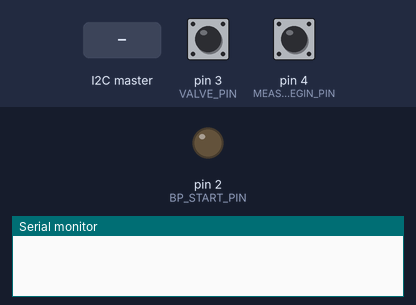
The sketch below on a simulated Arduino Uno, built with avr-gcc and run on an emulated ATmega328P. Shown: output pins drawn as LEDs (lit = HIGH), the last lines printed to the serial monitor. Dashed ring = blinking. Inputs (shaded band) come from the test bench; at power-on: pin 4 (MEASURE_BEGIN_PIN) HIGH, pin 3 (VALVE_PIN) LOW.

Above: at 1.2 s.
1.3 s: pin 4 (MEASURE_BEGIN_PIN) pulled LOW for 0.15 s
At 1.4 s:
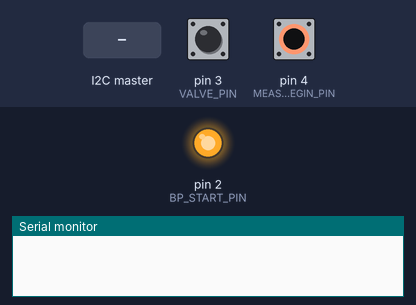
3.0 s: pin 3 (VALVE_PIN) driven HIGH
6.0 s: the I2C master sends the byte 1
9.0 s: pin 3 (VALVE_PIN) driven LOW and pin 4 (MEASURE_BEGIN_PIN) driven LOW
At 10.1 s:
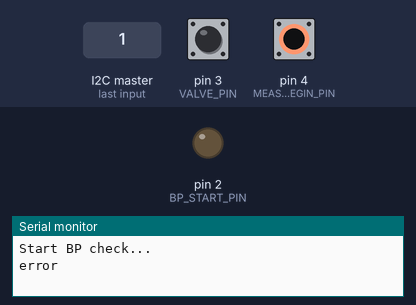
12.0 s: pin 3 (VALVE_PIN) pulsed HIGH 5 times (0.12 s each, 0.3 s apart)
At 16.6 s:
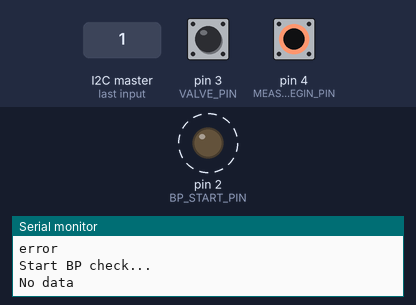
Timing chart, 0 to 17.5 s (numbered marks = the images above; inputs shaded):
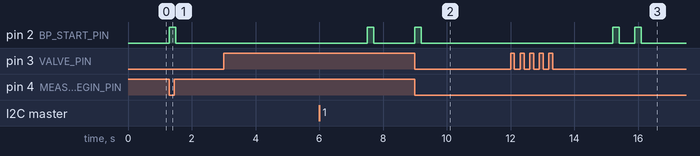

The sketch:

blood_prressure_sensor.ino
```cpp
#include <Wire.h>                // i2c library for arduino.

// MACRO Definitions
#define BP_START_PIN (2)         // start button of the blood pressure monitor device. replaced a transistor.
#define VALVE_PIN (3)            // checks if the measurement is done.
#define MEASURE_BEGIN_PIN (4)    // indicates that a measurement should start. this can be connected to switch or another MCU or raspberry pi.

volatile byte i2c_data_rx;       // indicates there are available data from the i2c bus.
volatile uint16_t count;         // indicates the total number of data collected.
volatile uint8_t sys, dia, hr;   // stored the measure values: systolic, diastolic and heart rate.

void setup()
{
  Serial.begin(115200);
  pinMode(BP_START_PIN, OUTPUT);
  pinMode(VALVE_PIN, INPUT);
  pinMode(MEASURE_BEGIN_PIN, INPUT_PULLUP);
  Wire.begin(0x50);                           // the address of the EEPROM is 0x50. The arduino should be the same.
  Wire.onReceive(receiveEvent);               // this is the interrupt initialization for the i2c data.
}

void loop()
{
  if (digitalRead(MEASURE_BEGIN_PIN) == 0)        // The arduino is instructed to start the measurement.
  {
    digitalWrite(BP_START_PIN, HIGH);             // Emulating a push on the button.
    delay(200);
    digitalWrite(BP_START_PIN, LOW);

    delay(2000);
    Serial.println("Start BP check...");
    delay(2000);                          //need to secure that the value is already closed.
    while (digitalRead(VALVE_PIN) == 0)
    {
      Serial.println("BP On-going...");
      delay(1000);
    }
    delay(2000);

    digitalWrite(BP_START_PIN, HIGH);
    delay(200);
    digitalWrite(BP_START_PIN, LOW);

    delay(500);

    if (count == 0)
    {
      Serial.println("No data");
    }
    else if (count == 35)
    {
      Serial.print("Blood Presure Data: ");
      Serial.print(sys);
      Serial.print("/");
      Serial.println(dia);
      Serial.println("");
    }
    else
    {
      Serial.println("error");
    }

    count = 0;
  }
}

void receiveEvent(int iData)   // Interrupt service routine.
{
  if ( iData > 0 )
  {
    while ( iData-- )
    {
      i2c_data_rx = Wire.read();
      //      Serial.println(i2c_data_rx);
      count++;

      if (count == 28)
      {
        sys = i2c_data_rx;
      }
      if (count == 29)
      {
        dia = i2c_data_rx;
      }
      if (count == 30)
      {
        hr = i2c_data_rx;
      }
    }
  }
}
```

Measured:
- after the input at 1.3 s, pin 2 (BP_START_PIN): LOW → HIGH at once, → LOW 0.20 s later
- after the input at 9.0 s, pin 2 (BP_START_PIN): LOW → HIGH at once, → LOW 0.20 s later
- after the input at 12.0 s, pin 2 (BP_START_PIN): alternates HIGH for 0.20 s and LOW for 0.50 s, 4 changes in all, then stays LOW, starting after 3.2 s
